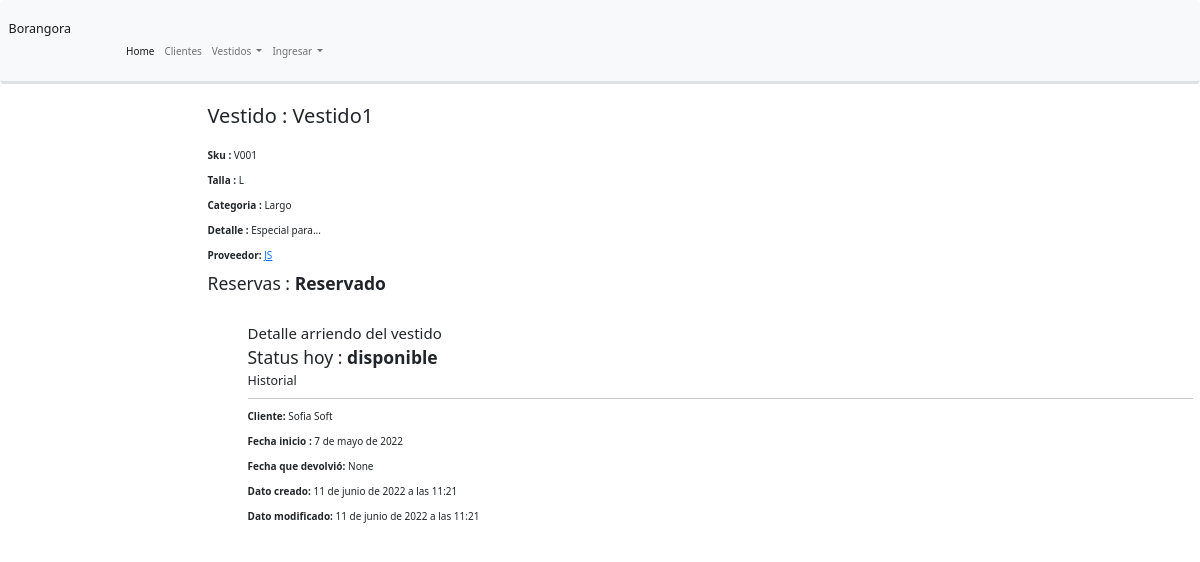
Page /home/vestidos/1 on the committed database.
### catalogo/models.py (models this page shows, shortened)
class Vestido(models.Model):
    sku = models.CharField(unique=True, max_length=4, help_text="Sku único para este vestido particular en toda la tienda: Máximo 4 dígitos")
    nombre= models.CharField(max_length=200, help_text="Nombre que identifique el vestido fácilmente")
    detalle = models.CharField(max_length=1000, help_text="Ingrese una descripción del vestido")
    categoria = models.ForeignKey(Categoria, on_delete=models.SET_NULL, null= True, help_text="Seleccione una categoría para este vestido")
    talla = models.ForeignKey(Talla, on_delete=models.SET_NULL, null=True ,help_text="Seleccione una talla para este vestido")
    proveedor = models.ForeignKey('Proveedor',on_delete=models.SET_NULL, null=True ,default='Otro' , help_text="Opcional")
    LOAN_STATUS = (
        ('mantencion', 'Mantención'),
        ('arrendado', 'Arrendado'),
        ('disponible', 'Disponible'),
    )
    status = models.CharField(max_length=15, choices=LOAN_STATUS, blank=True, default='mantencion', help_text='Disponibilidad del vestido')
    LOAN_RESERVA = (
        ('Reservado', 'Reservado'),
        ('Sin reserva', 'No reservado'),
    )
    reservado = models.CharField(max_length=15, choices=LOAN_RESERVA, blank=True, default='Sin reserva', help_text='Disponibilidad del vestido')
    fecha_reservada = models.DateField(null=True,blank=True)
    cliente = models.ForeignKey('Cliente', on_delete=models.SET_NULL, null= True)
    def display_categoria(self):
        """"         Creates a string for the Categoría. This is required to display categoria in Admin.        """
        return ', '.join([ categoria.nombre for categoria in self.categoria.all()[:3] ])
    display_categoria.short_description = 'Categoria'
    def display_talla(self):
        """"         Creates a string for the Talla. This is required to display talla in Admin.        """
        return ', '.join([ talla.talla for talla in self.talla.all()[:3] ])
    display_talla.short_description = 'Talla'
    class Meta:
        ordering = ['sku']

class Talla(models.Model):
    talla = models.CharField(max_length=100, help_text="Ingrese la talla")
    def __str__(self):
        return self.talla
    class Meta:
        ordering = ['talla']

class Categoria(models.Model):
    nombre= models.CharField(max_length=100, help_text="Ingrese el nombre de la Categoría (p. ej. Noche, Largo, Corto, Fiesta etc.)")
    def __str__(self):
        return self.nombre
    class Meta:
        ordering = ['nombre']

class Proveedor(models.Model):
    nombre = models.CharField(max_length=100, default='Otro', help_text='Ingrese nombre y apellido de quien confeccionó el vestido')
    email = models.EmailField(null=True,blank=True, help_text='Opcional')
    telefono = models.CharField(max_length=10,null=True,blank=True , help_text='Opcional')
    def __str__(self):
        return self.nombre
    class Meta():
        verbose_name='proveedor'
        verbose_name_plural ='Proveedores'

class Arriendo(models.Model):
    sku = models.ForeignKey('Vestido', help_text="VERIFIQUE el status del sku que identifica a este vestido particular", on_delete=models.SET_NULL, null=True)
    cliente = models.ManyToManyField('Cliente', help_text="Seleccione el cliente que arrienda")
    fecha_inicio= models.DateField(null=True, blank=True , help_text="Fecha inicio del arriendo")
    fecha_a_devolver = models.DateField(null=True, blank=True , help_text="Fecha que debe devolver el vestido")
    fecha_que_devolvio = models.DateField(null=True, blank=True , help_text="Fecha que devolvió el vestido")
    creado= models.DateTimeField(auto_now_add=True)
    modificado= models.DateTimeField(auto_now=True)
    comentario = models.CharField(max_length=500, null=True,blank=True)
    LOAN_STATUS = (
        ('reservado', 'reservado'),
    )
    status = models.CharField(max_length=15, choices=LOAN_STATUS, blank=True, default='mantencion', help_text='Disponibilidad del vestido')
    """         Devuelve el URL a una instancia particular de Arriendo         """
    def display_cliente(self):
        """"         Creates a string for the cliente. This is required to display cliente in Admin.        """
        return ', '.join([ cliente.apellidos for cliente in self.cliente.all()[:3] ])
    display_cliente.short_description = 'Apellidos'
    def display_cliente2(self):
        """"         Creates a string for the cliente. This is required to display cliente in Admin.        """
        return ', '.join([ cliente.nombre for cliente in self.cliente.all()[:3] ])
    display_cliente2.short_description = 'Nombre'
    class Meta:
        ordering = ['-fecha_inicio']

class Cliente(models.Model):
    nombre = models.CharField(max_length=100)
    apellidos= models.CharField(max_length=100)
    rut =models.CharField(unique=True, max_length=11, help_text='Ingrese RUT sin puntos y con digito verificador', default="12875587-9")
    email = models.EmailField()
    telefono = models.CharField(max_length=10)
    def __str__(self):
        return '%s %s' % (self.nombre, self.apellidos)
    class Meta:
        ordering = ['apellidos']

### catalogo/views.py (the view)
# urls.py: path('vestidos/<pk>', views.VestidoDetailView.as_view(), name='detalle-vestido'),
class VestidoDetailView(generic.DetailView):
    model = Vestido
    paginate_by = 10

### catalogo/templates/catalogo/vestido_detail.html (shortened to what this page needs)
{% extends "base_generic.html" %}
{% block content %}
  <h2>Vestido  : {{ vestido.nombre }}</h2>
  <br>
  <p><strong>Sku :</strong> {{ vestido.sku }}</p>
  <p><strong>Talla :</strong> {{ vestido.talla }}</p>
  <p><strong>Categoria :</strong> {{ vestido.categoria }}</p>
  <p><strong>Detalle :</strong> {{ vestido.detalle }}</p>
  <p><strong>Proveedor:</strong> <a href="{% url 'detalle-proveedor' vestido.proveedor.id %}">{{ vestido.proveedor }}</a></p>
  <h3>Reservas : <strong>{{ vestido.reservado}}</strong> </h3>
  <div style="margin-left:40px;margin-top:30px">
    <h4>Detalle arriendo del vestido</h4>
    <h3>Status hoy : <strong>{{ vestido.status}}</strong> </h3>
    <h5>Historial </h5>
    {% for copy in vestido.arriendo_set.all %}
    <hr>
    <p><strong>Cliente:</strong> {% for cliente in copy.cliente.all %} {{ cliente }}{% if not forloop.last %}, {% endif %}{% endfor %}</p>
    <p><strong>Fecha inicio :</strong> {{copy.fecha_inicio}}</p>
    <p><strong>Fecha que devolvió:</strong> {{copy.fecha_que_devolvio}}</p>
    <p><strong>Dato creado:</strong> {{copy.creado}}</p>
    <p><strong>Dato modificado:</strong> {{copy.modificado}}</p>
    {% endfor %}
{% endblock %}

### rows in the picture
Vestido: nombre "Vestido1", sku "V001", talla "L", categoria "Largo", detalle "Especial para...", proveedor "JS", reservado "Reservado", status "disponible"
Arriendo: fecha_inicio "7 de mayo de 2022", fecha_que_devolvio "None", creado "11 de junio de 2022 a las 11:21", modificado "11 de junio de 2022 a las 11:21"
Cliente: nombre+apellidos "Sofia Soft"
